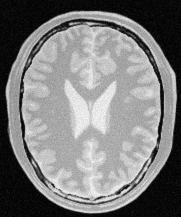
#> input picture images/brain_proton_density_slice.png, 181 x 217 px, found by its file name
$ python q2_brain_accentuate.py
#> lines starting #> are read from the running program, lines starting #| are printed output that depends on the picture
import cv2
import numpy as np
import matplotlib.pyplot as plt
import os

os.makedirs("results", exist_ok=True)

img_path = "images/brain_proton_density_slice.png"
img = cv2.imread(img_path, cv2.IMREAD_GRAYSCALE)
#> img is the input picture: shape (217, 181); min 0, max 251, mean 123.7
if img is None:
    raise FileNotFoundError(f"Image not found at {img_path}")

# Step 1: plot histogram
plt.figure()
plt.hist(img.ravel(), bins=256, color='black')
plt.title("Brain image histogram")
plt.xlabel("Intensity")
plt.ylabel("Frequency")
plt.savefig("results/q2_hist.png")
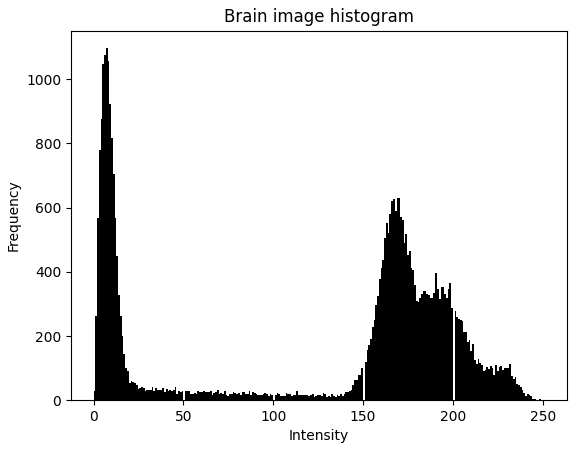
#> figure drawn by matplotlib, 1 panel; tallest bar 1097 high, from x = 6.86 to 7.84

# Step 2: create LUT functions
def make_piecewise(points):
    """points = [(x_in, x_out), ...]"""
    xs, ys = zip(*points)
    lut = np.interp(np.arange(256), xs, ys).astype('uint8')
    return lut

# Accentuate white matter
points_white = [(0,0), (100,60), (140,180), (200,255), (255,255)]
lut_white = make_piecewise(points_white)
out_white = cv2.LUT(img, lut_white)
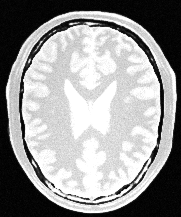
#> out_white: shape (217, 181); min 0, max 255, mean 151.1

# Accentuate gray matter
points_gray = [(0,0), (60,60), (120,200), (160,220), (255,255)]
lut_gray = make_piecewise(points_gray)
out_gray = cv2.LUT(img, lut_gray)
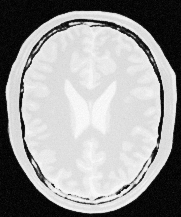
#> out_gray: shape (217, 181); min 0, max 253, mean 154.2

# Step 3: save outputs
cv2.imwrite("results/q2_white.png", out_white)
cv2.imwrite("results/q2_gray.png", out_gray)

# plot transformation curves
plt.figure()
plt.plot(np.arange(256), lut_white, label="White matter LUT")
plt.plot(np.arange(256), lut_gray, label="Gray matter LUT")
plt.legend()
plt.title("Q2 Intensity Transformation Curves")
plt.xlabel("Input intensity")
plt.ylabel("Output intensity")
plt.savefig("results/q2_mappings.png")
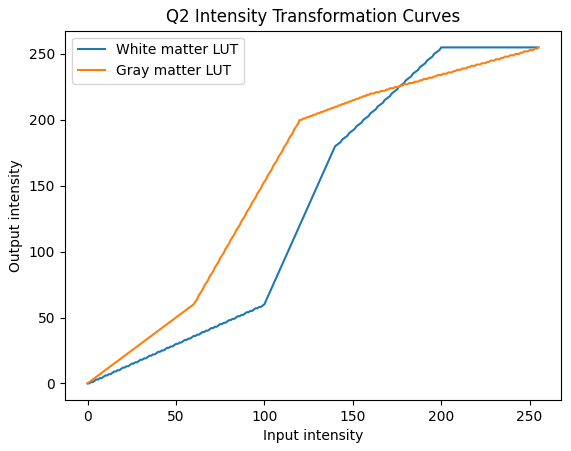
#> figure drawn by matplotlib, 1 panel; curve peaks at x = 200, y = 255; curve peaks at x = 255, y = 255

# plot histograms of outputs
plt.figure()
plt.hist(out_white.ravel(), bins=256, color='blue')
plt.title("Output histogram (White matter emphasized)")
plt.savefig("results/q2_hist_white.png")
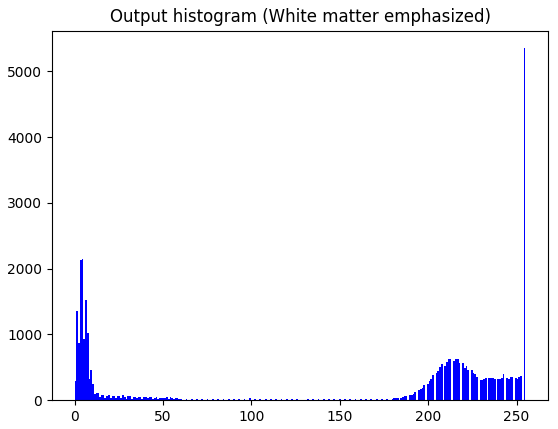
#> figure drawn by matplotlib, 1 panel; tallest bar 5352 high, from x = 254 to 255

plt.figure()
plt.hist(out_gray.ravel(), bins=256, color='green')
plt.title("Output histogram (Gray matter emphasized)")
plt.savefig("results/q2_hist_gray.png")
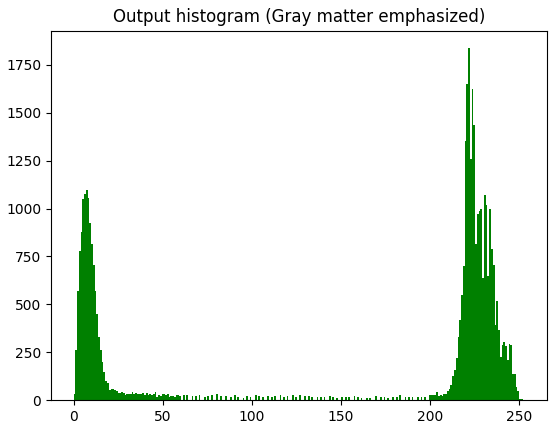
#> figure drawn by matplotlib, 1 panel; tallest bar 1837 high, from x = 221.4 to 222.4

print("✅ Q2 done. Check 'results' folder for white/gray matter outputs & plots.")

$ run again, with images/einstein.png copied over images/brain_proton_density_slice.png
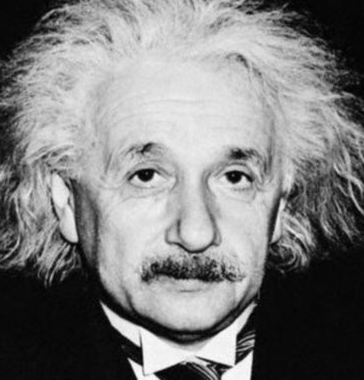
#> input picture images/einstein.png, 364 x 380 px, found by its file name
#> img is the input picture: shape (380, 364); min 0, max 255, mean 125.9
#> `out_gray = cv2.LUT(img, lut_gray)`:
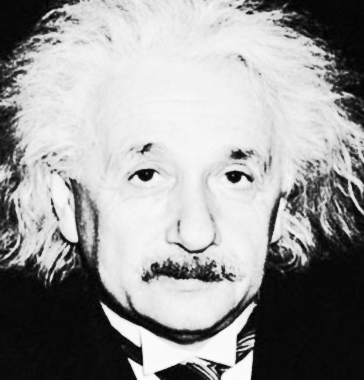
#> out_gray: shape (380, 364); min 0, max 255, mean 152.8
#> `plt.savefig("results/q2_hist_gray.png")`:
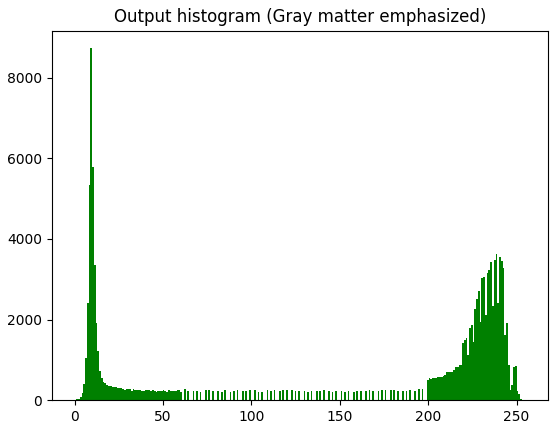
#> figure drawn by matplotlib, 1 panel; tallest bar 8728 high, from x = 8.96 to 9.96
